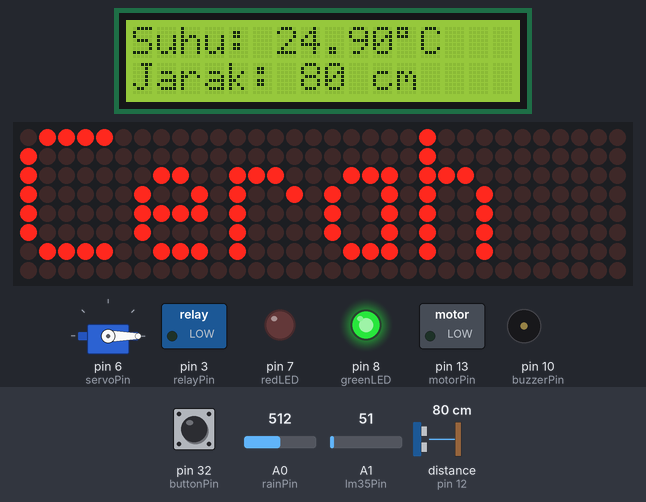
The sketch below on a simulated Arduino Mega 2560, built with avr-gcc and run on an emulated ATmega2560. Shown: servo, 16×2 character LCD, 32×8 LED matrix, switched loads named in the sketch (green lamp = pin HIGH), output pins drawn as LEDs (lit = HIGH), buzzer (waves = sounding, pin HIGH). Wiring (inferred from the names in the program): ultrasonic range finder: trigger pin 11; echo pin 12. The test bench sets the inputs (shaded band); at power-on: distance to the obstacle (sensor on pin 12) 80 cm, A0 (rainPin) = 512, A1 (lm35Pin) = 51, pin 32 (buttonPin) HIGH. The echo pulse lasts 58.3 µs per cm; pins used as bus, display or sensor lines are not drawn.

Above: at 1.2 s.
1.3 s: distance to the obstacle (sensor on pin 12) set to 2 cm
At 4.3 s:
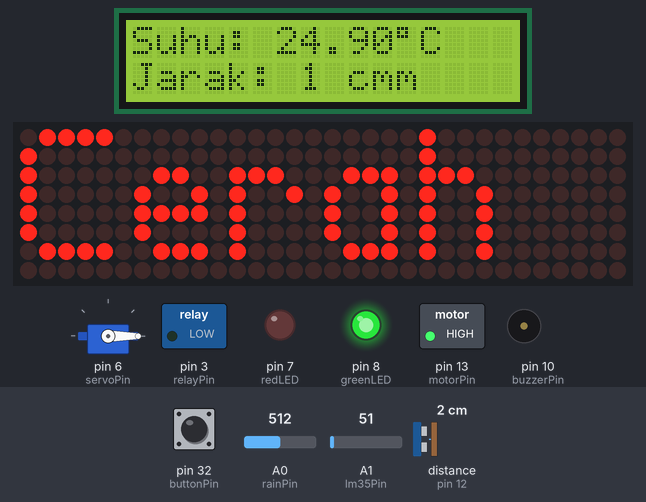
4.6 s: A0 (rainPin) set to 489
At 8.2 s:
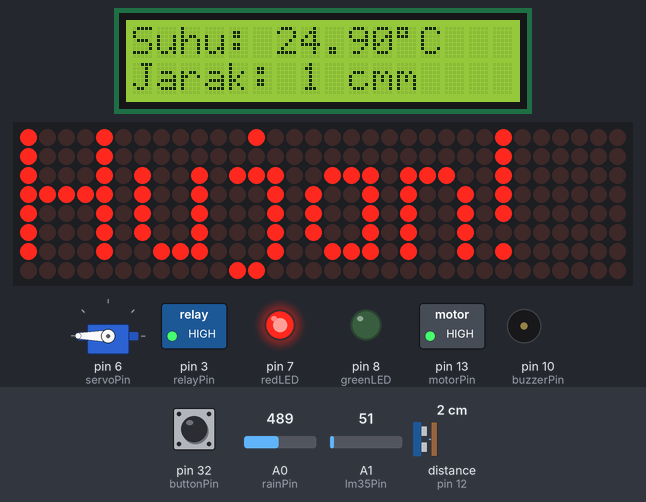
8.6 s: distance to the obstacle (sensor on pin 12) set to 18 cm
At 12.1 s:
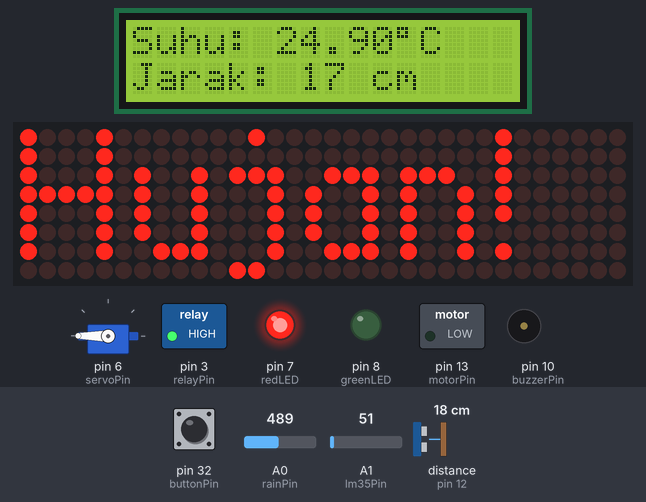
12.6 s: A1 (lm35Pin) set to 23
At 14.0 s:
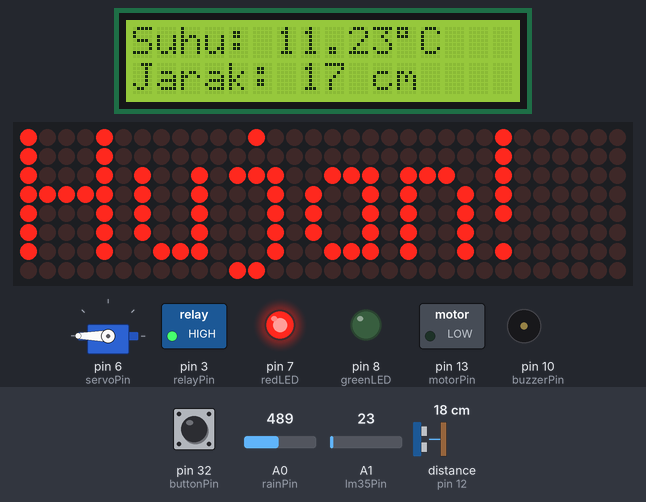
14.6 s: A1 (lm35Pin) set to 19
At 16.0 s:
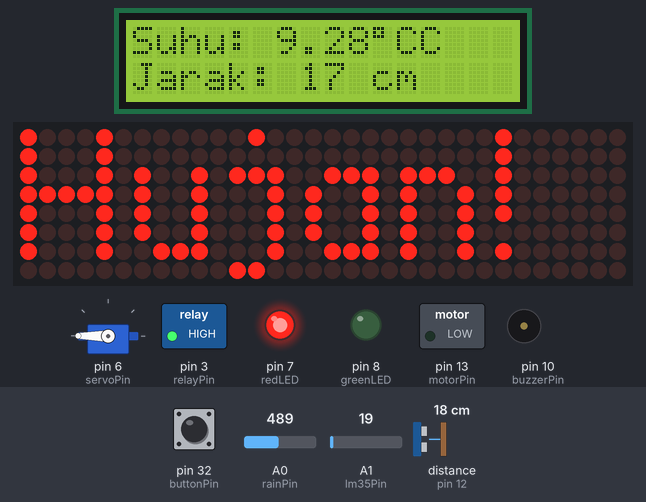
16.6 s: A0 (rainPin) set to 510
At 17.8 s:
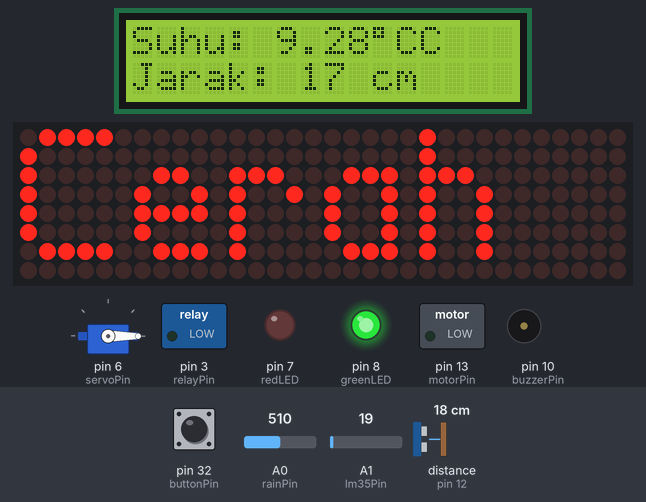
Timing chart, 0 to 19.6 s (numbered marks = the images above; inputs shaded):
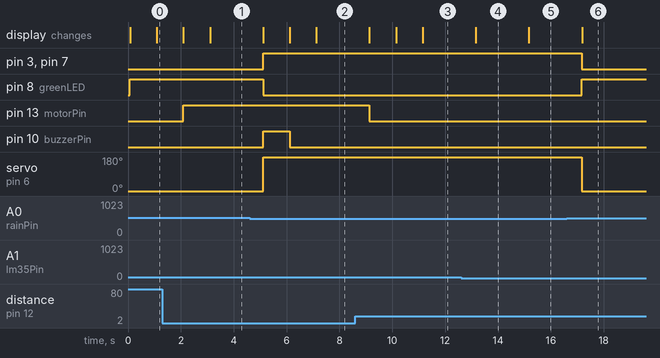

The sketch:

RM.ino
```cpp
#include <LiquidCrystal.h>
#include <Servo.h>
#include <MD_Parola.h>
#include <MD_MAX72xx.h>

int buttonPin = 32;
int rainPin = A0;
int greenLED = 8;
int redLED = 7;
int relayPin = 3;
int servoPin = 6;
int buzzerPin = 10;
int lm35Pin = A1; // Pin untuk sensor suhu LM35
int trigPin = 11; // Pin untuk sensor ultrasonik HC-SR04 (Trig)
int echoPin = 12; // Pin untuk sensor ultrasonik HC-SR04 (Echo)
int motorPin = 13; // Pin untuk motor DC

int thresholdValue = 500;
int waterThreshold = 10; // Jarak ketinggian air dalam cm

Servo myservo;

#define HARDWARE_TYPE MD_MAX72XX::FC16_HW
#define MAX_DEVICES 4
#define CLK_PIN 52
#define DATA_PIN 51
#define CS_PIN 53

MD_Parola matrix = MD_Parola(HARDWARE_TYPE, CS_PIN, MAX_DEVICES);

// Inisialisasi LCD (RS, E, D4, D5, D6, D7)
LiquidCrystal lcd(2, A2, A3, A4, A5, A6);

void setup() {
  pinMode(buttonPin, INPUT_PULLUP);
  pinMode(rainPin, INPUT);
  pinMode(greenLED, OUTPUT);
  pinMode(redLED, OUTPUT);
  pinMode(relayPin, OUTPUT);
  pinMode(buzzerPin, OUTPUT);
  pinMode(trigPin, OUTPUT);
  pinMode(echoPin, INPUT);
  pinMode(motorPin, OUTPUT);
  digitalWrite(greenLED, LOW);
  digitalWrite(redLED, LOW);
  digitalWrite(relayPin, LOW);
  digitalWrite(buzzerPin, LOW);
  digitalWrite(motorPin, LOW);
  myservo.attach(servoPin);
  myservo.write(0);
  Serial.begin(9600);
  Serial1.begin(9600);

  // Inisialisasi LCD
  lcd.begin(16, 2);

  matrix.begin();
  matrix.setIntensity(1);
  matrix.displayClear();
}

void displayMessage(const char *message) {
  matrix.displayClear();
  matrix.print(message);
  matrix.displayReset();
}

long readUltrasonicDistance(int trigPin, int echoPin) {
  digitalWrite(trigPin, LOW);
  delayMicroseconds(2);
  digitalWrite(trigPin, HIGH);
  delayMicroseconds(10);
  digitalWrite(trigPin, LOW);
  long duration = pulseIn(echoPin, HIGH);
  long distance = duration * 0.0344 / 2;
  return distance;
}

bool manualMode = false;

void loop() {
  // Mengecek apakah push button ditekan
  if (digitalRead(buttonPin) == LOW) {
    delay(200); // Debounce
    if (digitalRead(buttonPin) == LOW) {
      // Menggantikan mode manual
      manualMode = !manualMode;

      Serial.print("Mode manual: ");
      Serial.println(manualMode ? "ON" : "OFF");

      if (manualMode) {
        digitalWrite(greenLED, LOW);
        digitalWrite(redLED, HIGH);
        digitalWrite(relayPin, HIGH);
        myservo.write(180);
      } else {
        digitalWrite(greenLED, HIGH);
        digitalWrite(redLED, LOW);
        digitalWrite(relayPin, LOW);
        myservo.write(0);
      }
    }
    // Menunggu tombol dilepas sebelum melanjutkan
    while (digitalRead(buttonPin) == LOW) {
      delay(10);
    }
  }

  // Tambahkan blok kode ini untuk kontrol Bluetooth
  if (Serial1.available()) {
    char command = Serial1.read();
    if (command == 'M' || command == 'm') {
      manualMode = !manualMode;

      if (manualMode) {
        digitalWrite(greenLED, LOW);
        digitalWrite(redLED, HIGH);
        digitalWrite(relayPin, HIGH);
        myservo.write(180);
      } else {
        digitalWrite(greenLED, HIGH);
        digitalWrite(redLED, LOW);
        digitalWrite(relayPin, LOW);
        myservo.write(0);
      }
    }
  }

  if (!manualMode) {
    static bool wetState = false;
    int sensorValue = analogRead(rainPin);
    if (sensorValue < thresholdValue && !wetState) {
      wetState = true;
           digitalWrite(greenLED, LOW);
      digitalWrite(redLED, HIGH);
      digitalWrite(relayPin, HIGH);
      myservo.write(180);

      displayMessage("Hujan!");

      digitalWrite(buzzerPin, HIGH);
      delay(1000);
      digitalWrite(buzzerPin, LOW);
    } else if (sensorValue >= thresholdValue) {
      wetState = false;
      digitalWrite(greenLED, HIGH);
      digitalWrite(redLED, LOW);
      digitalWrite(relayPin, LOW);
      myservo.write(0);

      displayMessage("Cerah");
    }
  }

  // Baca suhu dari LM35
  int rawValue = analogRead(lm35Pin);
  float voltage = (rawValue / 1024.0) * 5.0;
  float temperature = voltage * 100;

  // Baca jarak dari sensor ultrasonik HC-SR04
  long distance = readUltrasonicDistance(trigPin, echoPin);

  // Aktifkan atau nonaktifkan motor DC berdasarkan jarak ketinggian air
  if (distance <= waterThreshold) {
    digitalWrite(motorPin, HIGH);
  } else {
    digitalWrite(motorPin, LOW);
  }

  // Tampilkan suhu dan jarak pada LCD
  lcd.setCursor(0, 0);
  lcd.print("Suhu: ");
  lcd.print(temperature);
  lcd.print((char)223);
  lcd.print("C");

  lcd.setCursor(0, 1);
  lcd.print("Jarak: ");
  lcd.print(distance);
  lcd.print(" cm");

  delay(1000);
}
```

Measured:
- the behaviour switches between 500 and 499 on A0 (rainPin) (found by bisection; images 1 and 2)
- the behaviour switches between 21 and 20 on A1 (lm35Pin) (found by bisection; images 4 and 5)
- after the input at 1.3 s, pin 13 (motorPin): LOW → HIGH after 0.79 s; the display: first changes after 0.80 s (image 1 shows a later state)
- after the input at 4.6 s, pin 3 (relayPin), pin 7 (redLED): LOW → HIGH after 0.51 s; pin 8 (greenLED): HIGH → LOW after 0.51 s; pin 10 (buzzerPin): LOW → HIGH after 0.52 s, → LOW 1.0 s later; servo on pin 6 (servoPin): 0° → 180° after 0.52 s; the display: changes after 0.52 s (image 2)
- after the input at 8.6 s, pin 13 (motorPin): HIGH → LOW after 0.53 s; the display: changes after 0.53 s (image 3)
- after the input at 12.6 s, the display: changes after 0.56 s (image 4)
- after the input at 14.6 s, the display: changes after 0.57 s (image 5)
- after the input at 16.6 s, pin 3 (relayPin), pin 7 (redLED): HIGH → LOW after 0.58 s; pin 8 (greenLED): LOW → HIGH after 0.58 s; servo on pin 6 (servoPin): 180° → 0° after 0.58 s; the display: changes after 0.58 s (image 6)
